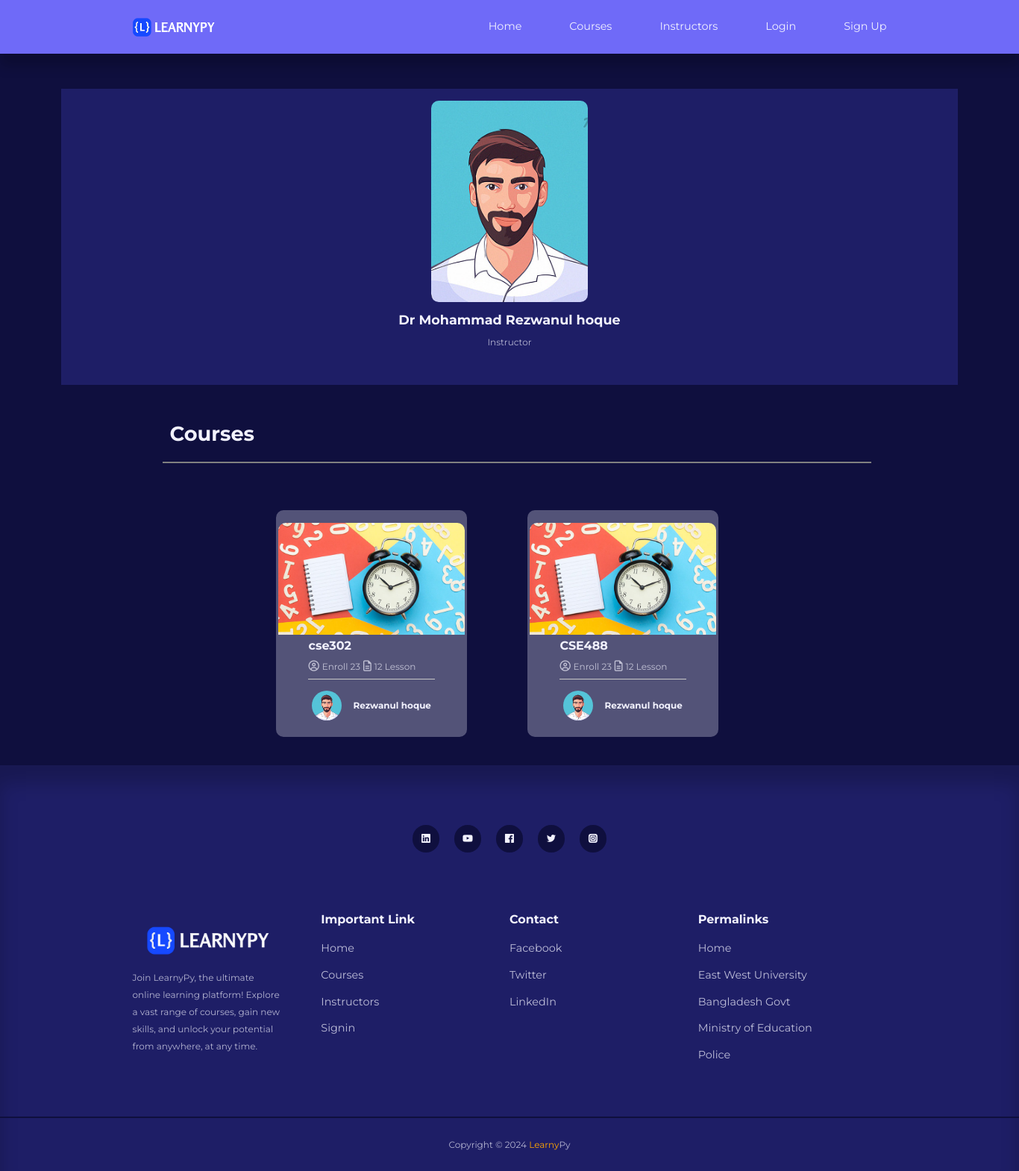
The app's page /Fontend/singleInstructor.php?user_name=dmrh with its own data.
### tables this page shows
CREATE TABLE `instructor_info` (
  `instructor_fname` varchar(100) DEFAULT NULL,
  `instructor_lname` varchar(100) DEFAULT NULL,
  `instructor_username` varchar(100) NOT NULL,
  `instructor_password` varchar(100) DEFAULT NULL,
  `instructor_email` varchar(100) DEFAULT NULL
);

CREATE TABLE `course` (
  `course_name` varchar(100) NOT NULL,
  `course_category` varchar(100) NOT NULL,
  `course_instructor` varchar(100) NOT NULL,
  `course_description` varchar(300) DEFAULT NULL,
  `course_difficulty` varchar(100) DEFAULT NULL
);

### Fontend/singleInstructor.php (the view, shortened to what this page needs)
<!DOCTYPE html>
<html lang="en">
<head>
    <link rel="stylesheet" href="../style/style.css">
    <link rel="stylesheet" href="https://unicons.iconscout.com/release/v4.0.0/css/line.css">
</head>
<body>
    <?php include 'header.php' ?>
    <br>
    <section class="singlepost">
        <div class="container singleInstructor__container">
        <?php
                $user_name = $_GET['user_name'];
                $link = mysqli_connect("localhost", "root", "", "learnypy");
                $query = "SELECT * FROM instructor_info WHERE instructor_username ='$user_name'";
                $result = mysqli_query($link, $query);
                if ($result) {
                    if (mysqli_num_rows($result) > 0) {
                        while ($row = mysqli_fetch_assoc($result)) {
                            echo '
                            <div class="instructor__single">
                                <div>
                                    <a href="./singleInstructor.php?user_name='.$row['instructor_username'].'">
                                    <img src="../pic/instructor/'.$row['instructor_username'].'.jpg" alt="Image Failed to Load">
                                    </a>
                                </div>
                                <div class="instructor__name">
                                    <h3>
                                        <a href="./singleInstructor.html">'.$row['instructor_fname']. '  '.$row['instructor_lname'].'</a>
                                    </h3>
                                    <small>Instructor</small>
                                </div>
                            </div>
                            ';
                        }
                    }
                }
            ?>
        </div>
    </section>
    <section>
        <div class="container">
            <h2 style="margin-left: 50px;">Courses</h2>
            <hr style="height:2px;border-width:0;color:gray;background-color:gray; margin: 20px; margin-left: 40px;">
        <section class="posts">
        <div class="container courses__container__grid">
            <?php
                 $user_name = $_GET['user_name'];
                $link = mysqli_connect("localhost", "root", "", "learnypy") or die("ERROR: Could not connect. " . mysqli_connect_error());
                if ($link) {
                   $query = "SELECT i.instructor_fname, i.instructor_lname, c.course_name, c.course_category, c.course_description, i.instructor_username
                    FROM instructor_info i
                    INNER JOIN course c
                    ON i.instructor_username = c.course_instructor
                    WHERE i.instructor_username = '" .$user_name . "'";
                    $result = mysqli_query($link, $query);
                    if ($result) {
                        if (mysqli_num_rows($result) > 0) {
                            while ($row = mysqli_fetch_assoc($result)) {
                                echo '
                                <div class="course__container_in_corses">
                                <div>
                                    <img class="course__container_in_corses_banar" src="../images/blog39.jpg" alt="">
                                </div>
                                <div>
                                    <div>
                                        <div style="margin-bottom: 5px; margin-top: 5px;">
                                        </div>
                                        <h4 style="margin-top: 5px; margin-bottom: 5px;"><a href="./course.html">'. $row['course_name'] . '</a></h4>
                                        <div style="margin-bottom: 5px; margin-top: 5px;">
                                            <i class="fa-regular fa-circle-user"></i> <small>Enroll 23</small>
                                            <i class="fa-regular fa-file-lines"></i> <small>12 Lesson</small>
                                        </div>
                                        <hr
                                            style="height:1px;border-width:0;color:rgb(175, 175, 175);background-color:rgb(200, 200, 200);">
                                    </div>
                                    <div style="margin-top: 15px;" class="courses__instructor">
                                        <div class="courses__author_profile_pic">
                                            <img src="../pic/instructor/'.$row['instructor_username'].'.jpg" alt="">
                                            <a href="./singleInstructor.html">
                                                <h5 style="margin-left: 15px;">'. $row['instructor_lname'].'</h5>
                                            </a>
                                        </div>
                                    </div>
                                </div>
                            </div>
                                ';
                            }
                        } else {
                            echo "No matching records found.";
                        }
                    } else {
                        echo "Error: " . mysqli_error($link);
                    }
                } else {
                    echo "Failed to connect to the database.";
                }
            ?>
        </div>
    </section>
    <br>
    </section>
    <footer>
        <div class="footer__socials">
            <a href="https://www.linkedin.com/in/fahad-bd/" target="_blank"><i class="uil uil-linkedin"></i></a>
            <a href="https://www.youtube.com/" target="_blank"><i class="uil uil-youtube"></i></a>
            <a href="https://www.facebook.com/fahadahammedbd" target="_blank"><i class="uil uil-facebook"></i></a>
            <a href="https://twitter.com/fahadbd01" target="_blank"><i class="uil uil-twitter"></i></a>
            <a href="https://www.instagram.com/fahadahammedbd/" target="_blank"><i
                    class="uil uil-instagram-alt"></i></a>
        </div>
        <div class="container footer__container">
            <article style="margin-right: 50px;">
                <img src="../images/logo1.png" alt="">
                <small>Join LearnyPy, the ultimate online learning platform! Explore a vast range of courses, gain new
                    skills, and unlock your potential from anywhere, at any time.</small>
            </article>
            <article>
                <h4>Important Link</h4>
                <ul>
                    <li><a href="./index.php">Home</a></li>
                    <li><a href="./courses.php">Courses</a></li>
                    <li><a href="./instructors.php">Instructors</a></li>
                    <li><a href="./signin.php">Signin</a></li>
                </ul>
            </article>
            <article>
                <h4>Contact</h4>
                <ul>
                    <li><a href="https://www.facebook.com">Facebook</a></li>
                    <li><a href="https://www.twitter.com">Twitter</a></li>
                    <li><a href="https://www.linkedin.com">LinkedIn</a></li>
                </ul>
            </article>
            <article>
                <h4>Permalinks</h4>
                <ul>
                    <li><a href="./index.php">Home</a></li>
                    <li><a href="https://www.ewubd.edu/">East West University</a></li>
                    <li><a href="https://bangladesh.gov.bd/index.php">Bangladesh Govt</a></li>
                    <li><a href="https://moedu.gov.bd/">Ministry of Education</a></li>
                    <li><a href="https://www.police.gov.bd/">Police</a></li>
                </ul>
            </article>
        </div>
        <div class="footer__copyright">
            <small>Copyright &copy; 2024 <span style="color: orange;">Learny</span>Py</small>
        </div>
    </footer>
</body>
</html>

### style/style.css (style rules this page uses)
:root { --color-primary: #6f6af8; --color-primary-light: rgba(109, 104, 248, 0.18); --color-primary-variant: #5854c7; --color-red: #da0f3f; --color-red-light: rgba(219, 15, 63, 0.15); --color-green: #00c476; --color-green-light: rgba(0, 194, 116, 0.15); --color-gray-900: #1e1e66; --color-gray-700: #2d2b7c; --color-gray-300: rgba(242, 242, 254, 0.3); --color-gray-200: rgba(242, 242, 254, 0.7); --color-white: #f2f2fe; --color-bg: #0f0f3e; --transition: all 300ms ease; --container-width-lg: 74%; --container-width-md: 88%; --form-width: 40%; --border-radius-1: 0.3rem; --border-radius-2: 0.5rem; --border-radius-3: 0.8rem; --border-radius-4: 2rem; --border-radius-5: 5rem; }
* { margin: 0; padding: 0; outline: 0; border: 0; appearance: 0; list-style: none; text-decoration: none; box-sizing: border-box; }
body { font-family: 'Montserrat', sans-serif; line-height: 1.6; color: var(--color-gray-200); overflow-x: hidden; background: var(--color-bg); font-size: 0.9rem; }
.container { width: var(--container-width-lg); max-width: 1800px; margin-inline: auto; }
section { margin-top: 3rem; width: 100vw; }
h1, h2, h3, h4, h5 { color: var(--color-white); line-height: 1.3; }
h2 { font-size: 1.7rem; margin: 1rem 0; }
h3 { font-size: 1.1rem; margin: 0.8rem 0 0.5rem; }
h4 { font-size: 1rem; }
a { color: var(--color-white); transition: var(--transition); }
img { display: block; width: 100%; object-fit: cover; }
a:link { text-decoration: none; }
footer { background: var(--color-gray-900); padding: 5rem 0 0; box-shadow: inset 0 1.5rem 1.5rem rgba(0, 0, 0, 0.2); }
.footer__socials { margin-inline: auto; width: fit-content; margin-bottom: 5rem; display: flex; justify-content: space-between; align-items: center; gap: 1.2rem; }
.footer__socials a { background: var(--color-bg); border-radius: 50%; width: 2.3rem; height: 2.3rem; display: flex; align-items: center; justify-content: center; }
.footer__container { display: grid; grid-template-columns: repeat(4, 1fr); }
footer h4 { color: var(--color-white); margin-bottom: 0.6rem; }
footer ul li { padding: 0.4rem 0; }
footer ul a { opacity: 0.75; }
.footer__copyright { text-align: center; padding: 1.5rem 0; border-top: 2px solid var(--color-bg); margin-top: 4rem; }
.singlepost { margin: 6rem 0 2rem; }
.instructor__single { display: flex; flex-direction: column; align-items: center; }
.instructor__single img { height: 270px; width: 210px; border-radius: 10px; }
.instructor__name { display: flex; flex-direction: column; align-items: center; }
.singleInstructor__container { width: var(--container-width-md); background: var(--color-gray-900); padding: 1rem 2rem 3rem; display: flex; flex-direction: column; align-items: center; }
.courses__author_profile_pic { display: flex; justify-content: center; align-items: center; }
.courses__author_profile_pic img { height: 40px; width: 40px; border-radius: 50%; }
.courses__instructor { display: flex; justify-content: space-between; align-items: center; gap: 1rem; margin: 5px; }
.course__container_in_corses { display: flex; flex-direction: column; justify-content: center; align-items: center; border-radius: 10px; background-color: var(--color-gray-300); padding: 5px; width: 16rem; height: 19rem; margin: 15px; }
.course__container_in_corses_banar { width: 250px; height: 150px; border-top-left-radius: 10px; border-top-right-radius: 10px; }
.courses__container__grid { display: grid; grid-template-columns: repeat(3, 1fr); justify-content: space-between; }

### records on screen
instructor_info: instructor_username (picture), instructor_fname "Dr Mohammad", instructor_lname "Rezwanul hoque", course.course_name "cse302", course.course_name "CSE488"
